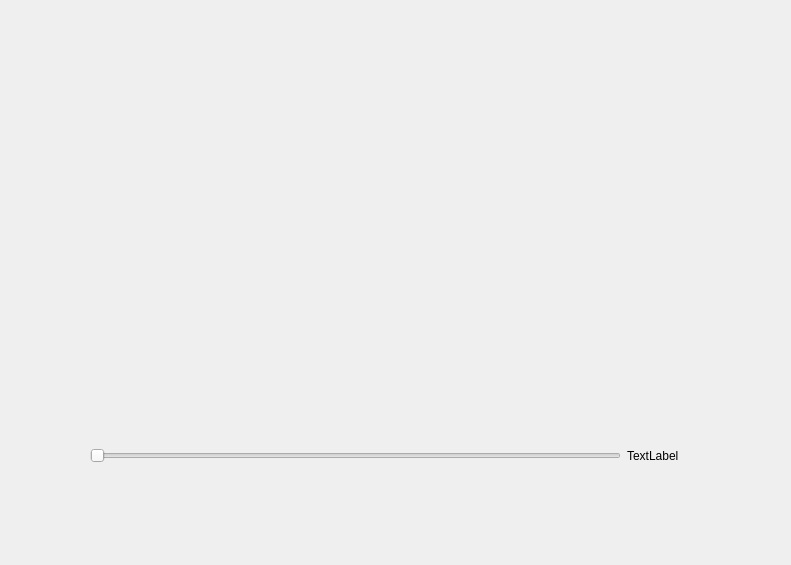
<?xml version="1.0" encoding="UTF-8"?>
<ui version="4.0">
 <class>PlayPage</class>
 <widget class="QWidget" name="PlayPage">
  <property name="geometry">
   <rect>
    <x>0</x>
    <y>0</y>
    <width>791</width>
    <height>565</height>
   </rect>
  </property>
  <property name="windowTitle">
   <string>Form</string>
  </property>
  <widget class="QWidget" name="layoutWidget">
   <property name="geometry">
    <rect>
     <x>90</x>
     <y>430</y>
     <width>589</width>
     <height>51</height>
    </rect>
   </property>
   <layout class="QHBoxLayout" name="horizontalLayout_2">
    <item>
     <layout class="QHBoxLayout" name="horizontalLayout"/>
    </item>
    <item>
     <widget class="QSlider" name="horizontalSlider">
      <property name="palette">
       <palette>
        <active>
         <colorrole role="WindowText">
          <brush brushstyle="SolidPattern">
           <color alpha="255">
            <red>0</red>
            <green>0</green>
            <blue>0</blue>
           </color>
          </brush>
         </colorrole>
         <colorrole role="Dark">
          <brush brushstyle="SolidPattern">
           <color alpha="255">
            <red>0</red>
            <green>85</green>
            <blue>255</blue>
           </color>
          </brush>
         </colorrole>
         <colorrole role="Text">
          <brush brushstyle="SolidPattern">
           <color alpha="255">
            <red>0</red>
            <green>0</green>
            <blue>0</blue>
           </color>
          </brush>
         </colorrole>
         <colorrole role="ButtonText">
          <brush brushstyle="SolidPattern">
           <color alpha="255">
            <red>0</red>
            <green>0</green>
            <blue>0</blue>
           </color>
          </brush>
         </colorrole>
         <colorrole role="PlaceholderText">
          <brush brushstyle="SolidPattern">
           <color alpha="128">
            <red>0</red>
            <green>0</green>
            <blue>0</blue>
           </color>
          </brush>
         </colorrole>
        </active>
        <inactive>
         <colorrole role="WindowText">
          <brush brushstyle="SolidPattern">
           <color alpha="255">
            <red>0</red>
            <green>0</green>
            <blue>0</blue>
           </color>
          </brush>
         </colorrole>
         <colorrole role="Dark">
          <brush brushstyle="SolidPattern">
           <color alpha="255">
            <red>0</red>
            <green>85</green>
            <blue>255</blue>
           </color>
          </brush>
         </colorrole>
         <colorrole role="Text">
          <brush brushstyle="SolidPattern">
           <color alpha="255">
            <red>0</red>
            <green>0</green>
            <blue>0</blue>
           </color>
          </brush>
         </colorrole>
         <colorrole role="ButtonText">
          <brush brushstyle="SolidPattern">
           <color alpha="255">
            <red>0</red>
            <green>0</green>
            <blue>0</blue>
           </color>
          </brush>
         </colorrole>
         <colorrole role="PlaceholderText">
          <brush brushstyle="SolidPattern">
           <color alpha="128">
            <red>0</red>
            <green>0</green>
            <blue>0</blue>
           </color>
          </brush>
         </colorrole>
        </inactive>
        <disabled>
         <colorrole role="WindowText">
          <brush brushstyle="SolidPattern">
           <color alpha="255">
            <red>0</red>
            <green>85</green>
            <blue>255</blue>
           </color>
          </brush>
         </colorrole>
         <colorrole role="Dark">
          <brush brushstyle="SolidPattern">
           <color alpha="255">
            <red>0</red>
            <green>85</green>
            <blue>255</blue>
           </color>
          </brush>
         </colorrole>
         <colorrole role="Text">
          <brush brushstyle="SolidPattern">
           <color alpha="255">
            <red>0</red>
            <green>85</green>
            <blue>255</blue>
           </color>
          </brush>
         </colorrole>
         <colorrole role="ButtonText">
          <brush brushstyle="SolidPattern">
           <color alpha="255">
            <red>0</red>
            <green>85</green>
            <blue>255</blue>
           </color>
          </brush>
         </colorrole>
         <colorrole role="PlaceholderText">
          <brush brushstyle="SolidPattern">
           <color alpha="128">
            <red>0</red>
            <green>0</green>
            <blue>0</blue>
           </color>
          </brush>
         </colorrole>
        </disabled>
       </palette>
      </property>
      <property name="orientation">
       <enum>Qt::Horizontal</enum>
      </property>
     </widget>
    </item>
    <item>
     <widget class="QLabel" name="label_2">
      <property name="text">
       <string>TextLabel</string>
      </property>
     </widget>
    </item>
   </layout>
  </widget>
 </widget>
 <resources/>
 <connections/>
</ui>
